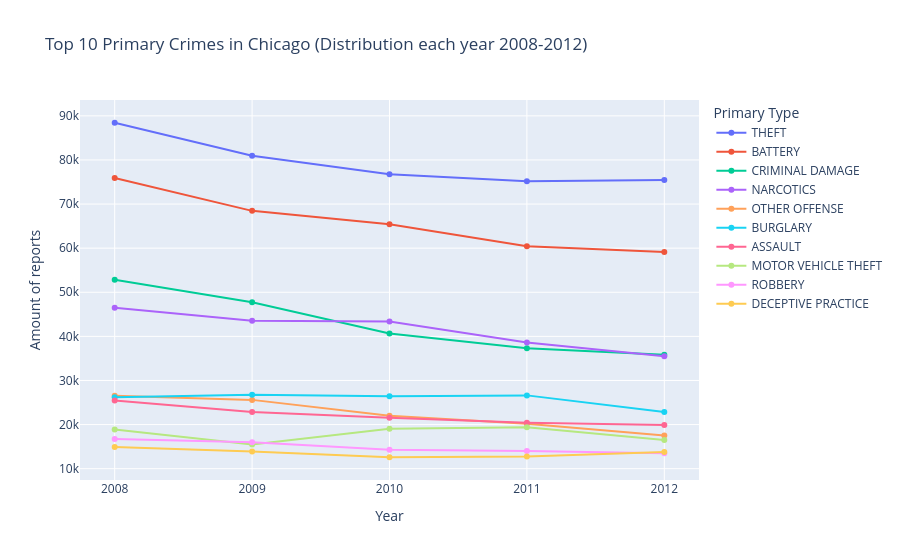

Source (notebook cell):
### Code cell
fig = px.line(
    chicago_crime_2008_to_2012_top10_primary_df,
    x="Year",
    y="Amount of reports",
    color = "Primary Type",
    markers = True,
    category_orders={"Year": [2008, 2009, 2010, 2011, 2012]},
    title="Top 10 Primary Crimes in Chicago (Distribution each year 2008-2012)")
fig.update_xaxes(type="category")
fig.show()

### Figure 1 — Plotly figure (JSON) as saved in the notebook; plotly's stock layout.template omitted (floating-point values rounded to 4 significant figures)
{"data": [{"hovertemplate": "Primary Type=THEFT<br>Year=%{x}<br>Amount of reports=%{y}<extra></extra>", "legendgroup": "THEFT", "line": {"color": "#636efa", "dash": "solid"}, "marker": {"symbol": "circle"}, "mode": "lines+markers", "name": "THEFT", "orientation": "v", "showlegend": true, "type": "scatter", "x": [2008, 2009, 2010, 2011, 2012], "xaxis": "x", "y": [88437, 80977, 76758, 75153, 75464], "yaxis": "y"}, {"hovertemplate": "Primary Type=BATTERY<br>Year=%{x}<br>Amount of reports=%{y}<extra></extra>", "legendgroup": "BATTERY", "line": {"color": "#EF553B", "dash": "solid"}, "marker": {"symbol": "circle"}, "mode": "lines+markers", "name": "BATTERY", "orientation": "v", "showlegend": true, "type": "scatter", "x": [2008, 2009, 2010, 2011, 2012], "xaxis": "x", "y": [75930, 68460, 65403, 60460, 59132], "yaxis": "y"}, {"hovertemplate": "Primary Type=CRIMINAL DAMAGE<br>Year=%{x}<br>Amount of reports=%{y}<extra></extra>", "legendgroup": "CRIMINAL DAMAGE", "line": {"color": "#00cc96", "dash": "solid"}, "marker": {"symbol": "circle"}, "mode": "lines+markers", "name": "CRIMINAL DAMAGE", "orientation": "v", "showlegend": true, "type": "scatter", "x": [2008, 2009, 2010, 2011, 2012], "xaxis": "x", "y": [52843, 47725, 40654, 37331, 35855], "yaxis": "y"}, {"hovertemplate": "Primary Type=NARCOTICS<br>Year=%{x}<br>Amount of reports=%{y}<extra></extra>", "legendgroup": "NARCOTICS", "line": {"color": "#ab63fa", "dash": "solid"}, "marker": {"symbol": "circle"}, "mode": "lines+markers", "name": "NARCOTICS", "orientation": "v", "showlegend": true, "type": "scatter", "x": [2008, 2009, 2010, 2011, 2012], "xaxis": "x", "y": [46506, 43543, 43398, 38604, 35489], "yaxis": "y"}, {"hovertemplate": "Primary Type=OTHER OFFENSE<br>Year=%{x}<br>Amount of reports=%{y}<extra></extra>", "legendgroup": "OTHER OFFENSE", "line": {"color": "#FFA15A", "dash": "solid"}, "marker": {"symbol": "circle"}, "mode": "lines+markers", "name": "OTHER OFFENSE", "orientation": "v", "showlegend": true, "type": "scatter", "x": [2008, 2009, 2010, 2011, 2012], "xaxis": "x", "y": [26532, 25601, 22012, 20207, 17524], "yaxis": "y"}, {"hovertemplate": "Primary Type=BURGLARY<br>Year=%{x}<br>Amount of reports=%{y}<extra></extra>", "legendgroup": "BURGLARY", "line": {"color": "#19d3f3", "dash": "solid"}, "marker": {"symbol": "circle"}, "mode": "lines+markers", "name": "BURGLARY", "orientation": "v", "showlegend": true, "type": "scatter", "x": [2008, 2009, 2010, 2011, 2012], "xaxis": "x", "y": [26218, 26767, 26422, 26620, 22844], "yaxis": "y"}, {"hovertemplate": "Primary Type=ASSAULT<br>Year=%{x}<br>Amount of reports=%{y}<extra></extra>", "legendgroup": "ASSAULT", "line": {"color": "#FF6692", "dash": "solid"}, "marker": {"symbol": "circle"}, "mode": "lines+markers", "name": "ASSAULT", "orientation": "v", "showlegend": true, "type": "scatter", "x": [2008, 2009, 2010, 2011, 2012], "xaxis": "x", "y": [25448, 22861, 21537, 20411, 19900], "yaxis": "y"}, {"hovertemplate": "Primary Type=MOTOR VEHICLE THEFT<br>Year=%{x}<br>Amount of reports=%{y}<extra></extra>", "legendgroup": "MOTOR VEHICLE THEFT", "line": {"color": "#B6E880", "dash": "solid"}, "marker": {"symbol": "circle"}, "mode": "lines+markers", "name": "MOTOR VEHICLE THEFT", "orientation": "v", "showlegend": true, "type": "scatter", "x": [2008, 2009, 2010, 2011, 2012], "xaxis": "x", "y": [18881, 15482, 19029, 19388, 16490], "yaxis": "y"}, {"hovertemplate": "Primary Type=ROBBERY<br>Year=%{x}<br>Amount of reports=%{y}<extra></extra>", "legendgroup": "ROBBERY", "line": {"color": "#FF97FF", "dash": "solid"}, "marker": {"symbol": "circle"}, "mode": "lines+markers", "name": "ROBBERY", "orientation": "v", "showlegend": true, "type": "scatter", "x": [2008, 2009, 2010, 2011, 2012], "xaxis": "x", "y": [16703, 15981, 14275, 13983, 13484], "yaxis": "y"}, {"hovertemplate": "Primary Type=DECEPTIVE PRACTICE<br>Year=%{x}<br>Amount of reports=%{y}<extra></extra>", "legendgroup": "DECEPTIVE PRACTICE", "line": {"color": "#FECB52", "dash": "solid"}, "marker": {"symbol": "circle"}, "mode": "lines+markers", "name": "DECEPTIVE PRACTICE", "orientation": "v", "showlegend": true, "type": "scatter", "x": [2008, 2009, 2010, 2011, 2012], "xaxis": "x", "y": [14942, 13894, 12592, 12750, 13788], "yaxis": "y"}], "layout": {"legend": {"title": {"text": "Primary Type"}, "tracegroupgap": 0}, "title": {"text": "Top 10 Primary Crimes in Chicago (Distribution each year 2008-2012)"}, "xaxis": {"anchor": "y", "categoryarray": [2008, 2009, 2010, 2011, 2012], "categoryorder": "array", "domain": [0, 1], "title": {"text": "Year"}, "type": "category"}, "yaxis": {"anchor": "x", "domain": [0, 1], "title": {"text": "Amount of reports"}}}}
